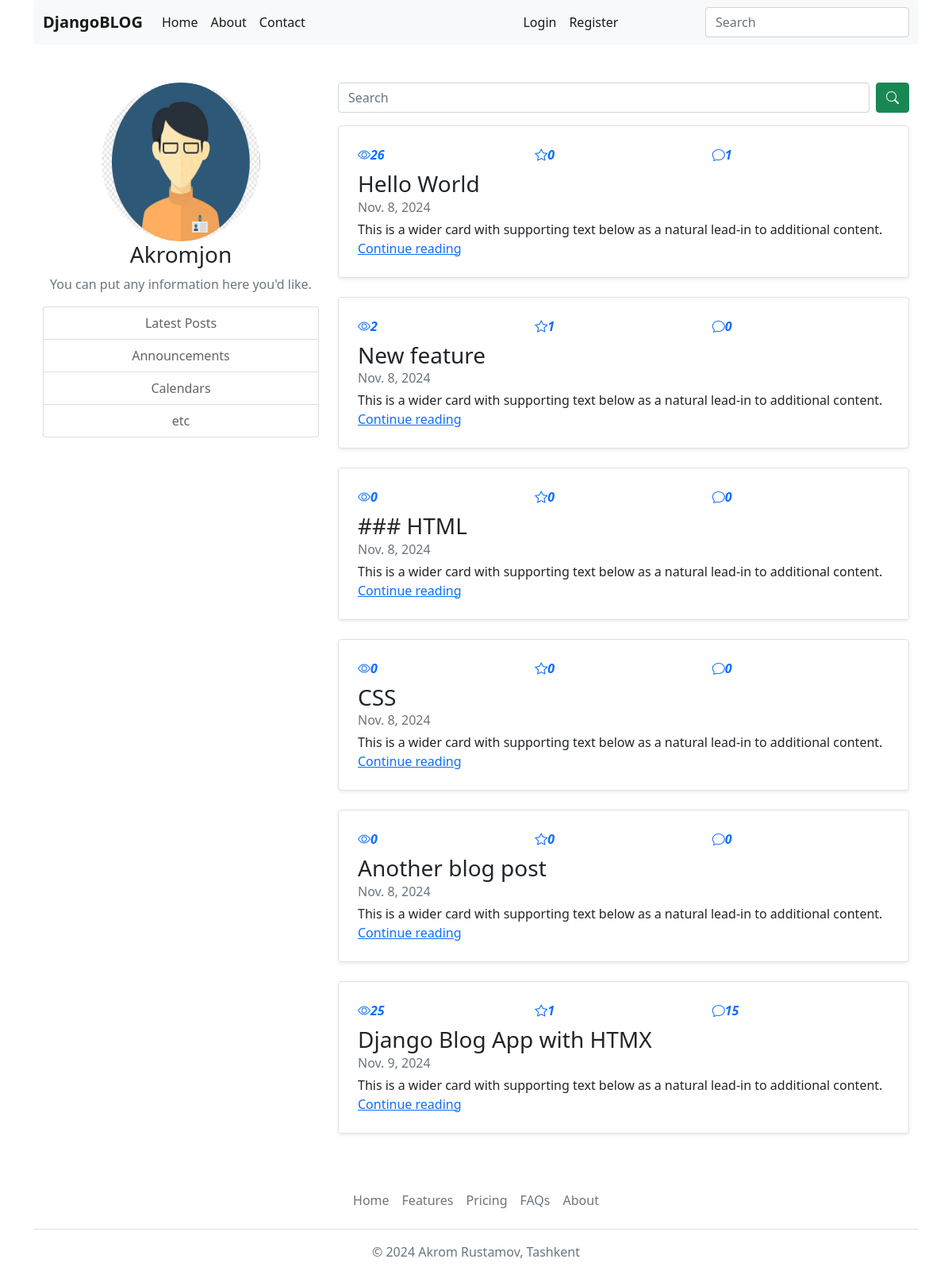
The app's page /user/profile/Akromjon, older data.
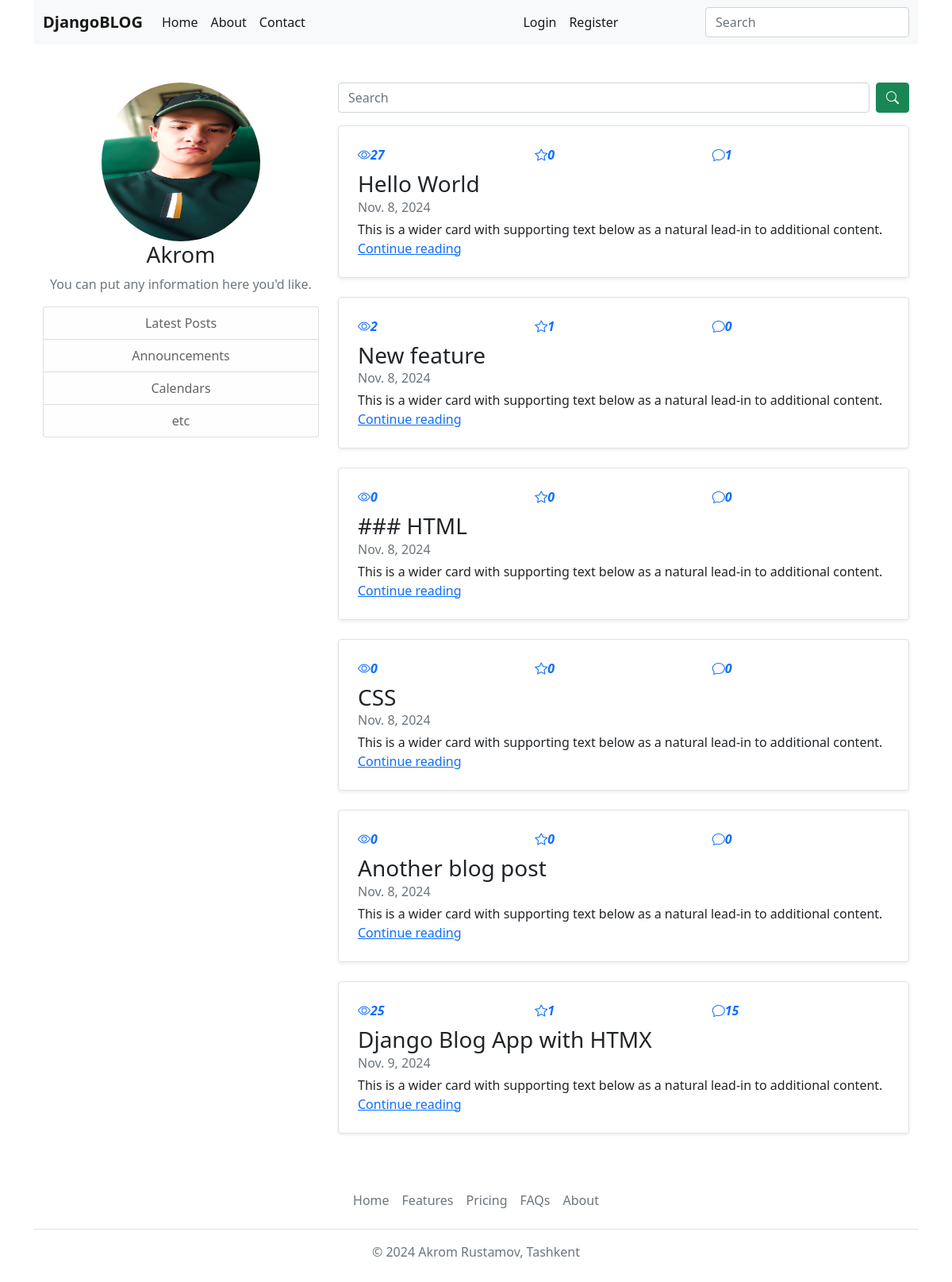
The same page, newer data.
### apps/blog/models.py (models this page shows, shortened)
class User(AbstractUser, TimestempedAbstractModel):
    avatar = models.ImageField(
        upload_to="avatars/", null=True, default="avatars/default/logo.png"
    )

class Post(TimestempedAbstractModel):
    title = models.CharField(max_length=120)
    slug = models.SlugField(max_length=255, unique=True, db_index=True)
    content = models.TextField()
    publisher_at = models.DateField()
    is_active = models.BooleanField(default=False)
    author = models.ForeignKey("User", models.CASCADE, "posts")
    watching = models.BigIntegerField(default=0)
    def get_absolute_url(self):
        return reverse("post_detail", kwargs={"slug": self.slug})
    def like_count(self):
        return self.post_likes.count()
    def comment_count(self):
        return self.post_comments.count()

### apps/blog/views.py (the view)
# urls.py: path("user/profile/<str:username>", views.UserProfilePageView.as_view(), name="user_profile"),
class UserProfilePageView(View):
    template_name = "blog/profile.html"
    def get(self, request, username):
        user = get_object_or_404(User, username=username)
        posts = Post.objects.filter(author=user, is_active=True).all().order_by("id")
        search_query = request.GET.get("search_query_for_user_profile", None)
        if search_query is not None:
            posts = get_search_model_queryset(posts, search_query)
        return render(
            request,
            "blog/profile.html",
            {
                "posts": posts,
                "user": user
            }
        )

### templates/blog/profile.html (shortened to what this page needs)
{% extends 'base.html' %}
{% load static %}
{% block content %}
<main role="main" class="container">
    <div class="row">
        <div class="col-md-4">
            <div class="content-section">
                <center>
                    <img src="{{ user.avatar.url }}" class="img-fluid"
                        style="border-radius: 50%; width: 200px; height: 200px;" alt="">
                    <h3>
                        {% if user.first_name %}
                        {{ user.first_name }}
                        {% elif user.last_name %}
                        {{ user.last_name }}
                        {% else %}
                        {{ user.username }}
                        {% endif %}
                    </h3>
                    <p class='text-muted'>You can put any information here you'd like.
                    <ul class="list-group">
                        <li class="list-group-item list-group-item-light">Latest Posts</li>
                        <li class="list-group-item list-group-item-light">Announcements</li>
                        <li class="list-group-item list-group-item-light">Calendars</li>
                        <li class="list-group-item list-group-item-light">etc</li>
                    </ul>
                    </p>
                </center>
            </div>
        </div>
        <div class="col-md-8">
            <div class="d-flex">
                <div class="col">
                    <form action="{% url 'user_profile' user.username %}">
                        <div class="d-flex">
                            <input class="form-control" type="text" name="search_query_for_user_profile"
                                placeholder="Search" aria-label="Search">
                            <button type="submit" class="btn btn-success ms-2"><i class="bi bi-search"></i></button>
                        </div>
                    </form>
                </div>
            </div>
            {% for post in posts %}
            <div class="col-md-12 mt-3 mb-3">
                <div
                    class="row g-0 border rounded overflow-hidden flex-md-row mb-4 shadow-sm h-md-250 position-relative">
                    <div class="col p-4 d-flex flex-column position-static">
                        <div class="d-flex">
                            <strong class="d-inline-block mb-2 col text-primary"><i class="bi bi-eye">{{ post.watching }}</i></strong>
                            <strong class="d-inline-block mb-2 col text-primary"><i class="bi bi-star">{{ post.like_count }}</i></strong>
                            <strong class="d-inline-block mb-2 col text-primary"><i class="bi bi-chat">{{ post.comment_count }}</i></strong>
                        </div>
                        <h3 class="mb-0">{{ post.title }}</h3>
                        <div class="mb-1 text-muted">{{ post.publisher_at }}</div>
                        <p class="card-text mb-auto">This is a wider card with supporting text below as a natural
                            lead-in to additional content.</p>
                        <a href="{{ post.get_absolute_url }}" class="stretched-link">Continue reading</a>
                    </div>
                </div>
            </div>
            {% endfor %}
        </div>
    </div>
</main>
{% endblock %}

Row changes from the older to the newer data that the page shows:
changed User: avatar: picture removed, a placeholder shows; first_name (not shown) → "Akrom"; username "Akromjon" → (not shown)
changed Post "Hello World": watching "26" → "27"
